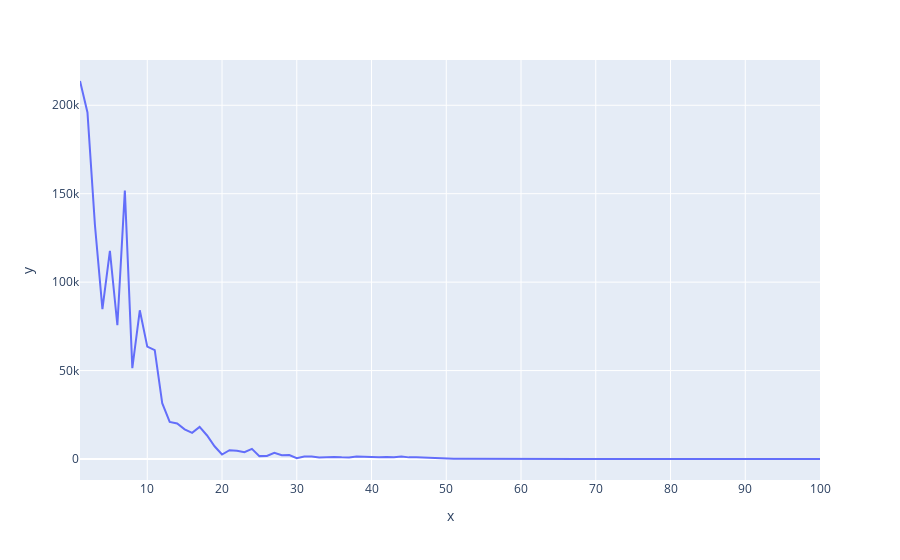

Write notebook code for a chart like this one.
### Code cell
optimize_and_plot(sphere_function, sigma = 200)
